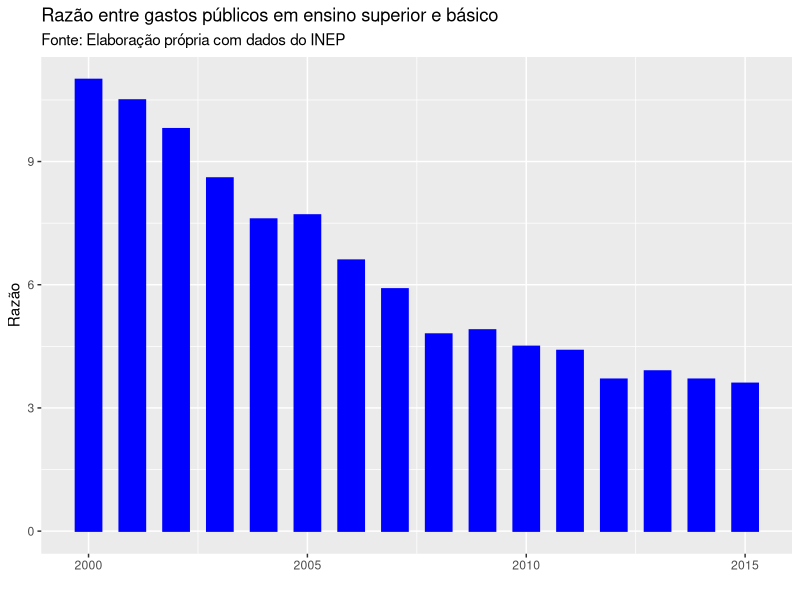
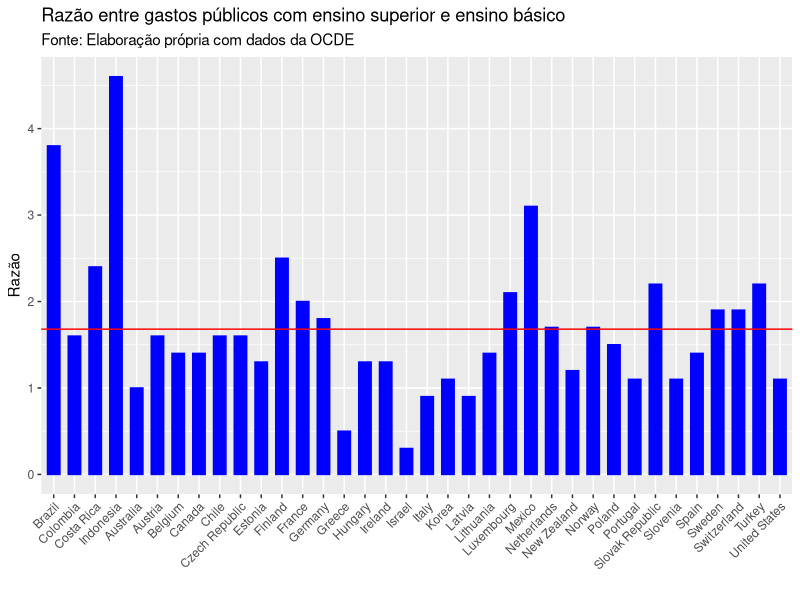
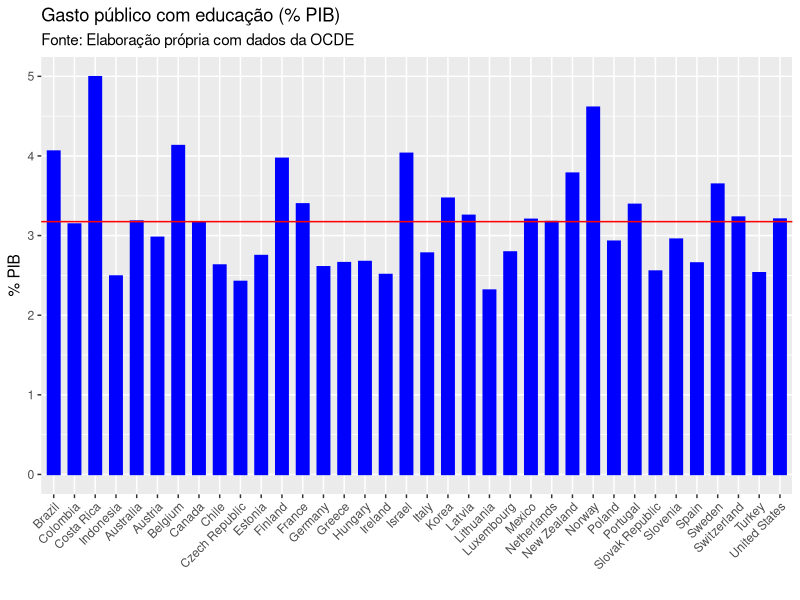

Reproduce these figures in R, in order.
## ---- chunk 1
knitr::opts_chunk$set(echo = TRUE)
def.chunk.hook  <- knitr::knit_hooks$get("chunk")
knitr::knit_hooks$set(chunk = function(x, options) {
  x <- def.chunk.hook(x, options)
  ifelse(options$size != "normalsize", paste0("\\", options$size,"\n\n", x, "\n\n \\normalsize"), x)
})

## ---- chunk 2

inep = read.csv('inep.csv', header=TRUE, sep=';', dec=',')

library(ggplot2)
ggplot(inep, aes(ano, razao))+
  geom_bar(stat="identity", colour='blue', fill='blue', width = .6)+
  xlab('')+ylab('Razão')+
  labs(title='Razão entre gastos públicos em ensino superior e básico',
       subtitle='Fonte: Elaboração própria com dados do INEP')

## ---- chunk 3

ocde = read.csv('ocde.csv',header=TRUE, sep=';', dec=',')
ocde = ocde[complete.cases(ocde),]

ggplot(ocde, aes(paises, razao))+
  geom_bar(stat="identity", colour='blue', fill='blue', width = .6)+
  geom_hline(yintercept=mean(ocde$razao), colour='red')+
  theme(axis.text.x=element_text(angle=45, hjust=1))+
  xlab('')+ylab('Razão')+
  labs(title='Razão entre gastos públicos com ensino superior e ensino básico',
       subtitle='Fonte: Elaboração própria com dados da OCDE')
## ---- chunk 4

ggplot(ocde, aes(paises, totalgoverno))+
  geom_bar(stat="identity", colour='blue', fill='blue', width = .6)+
  geom_hline(yintercept=mean(ocde$totalgoverno), colour='red')+
  theme(axis.text.x=element_text(angle=45, hjust=1))+
  xlab('')+ylab('% PIB')+
  labs(title='Gasto público com educação (% PIB)',
       subtitle='Fonte: Elaboração própria com dados da OCDE')
